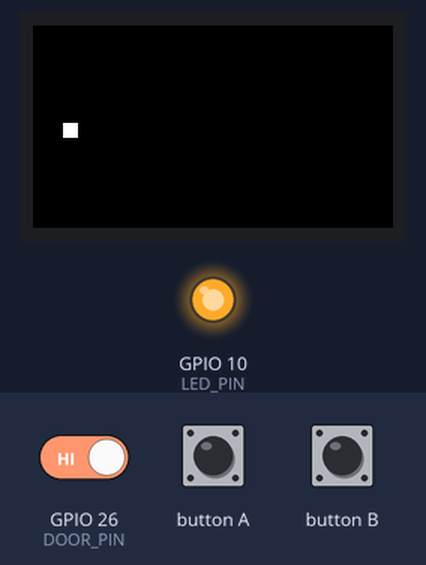
Bench run of a sketch on a simulated ESP32. Parts: 240×135 colour display, output pins drawn as LEDs (lit = HIGH). Dashed ring = blinking. The test bench sets the inputs (shaded band); at power-on: GPIO 26 (DOOR_PIN) HIGH. WiFi joins after 1.5 s; servers stay silent unless stated.

Above: at 2.9 s.
3.0 s: button B pressed for 3.2 s
At 6.9 s:
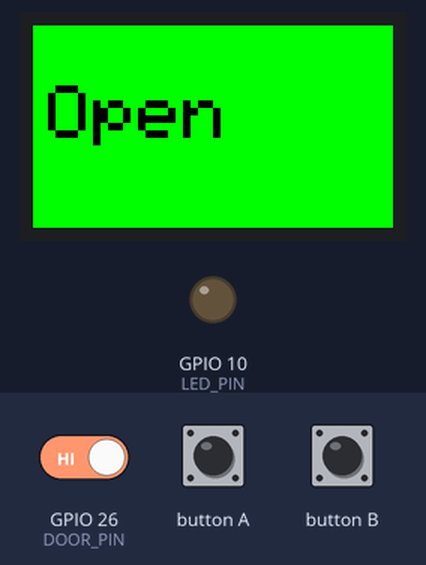
7.7 s: button A pressed for 1.25 s
At 8.6 s:
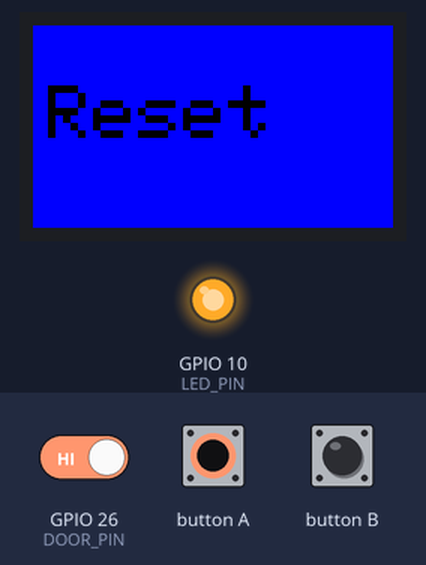
11.5 s: GPIO 26 (DOOR_PIN) driven LOW
At 13.0 s:
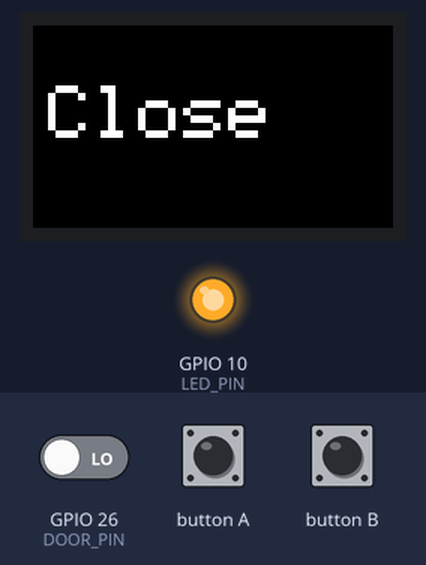
13.5 s: button A pressed for 1.25 s
At 14.7 s:
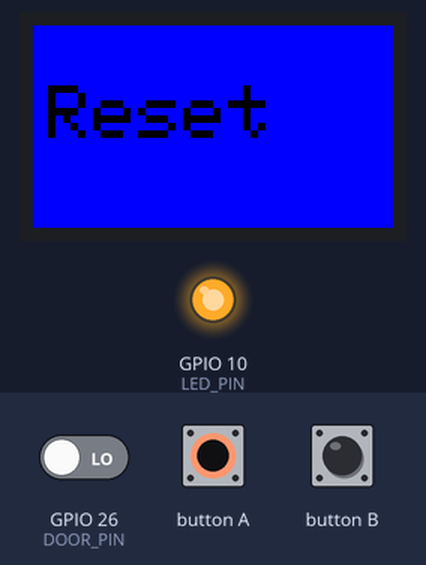
17.7 s: GPIO 26 (DOOR_PIN) driven HIGH
At 19.2 s:
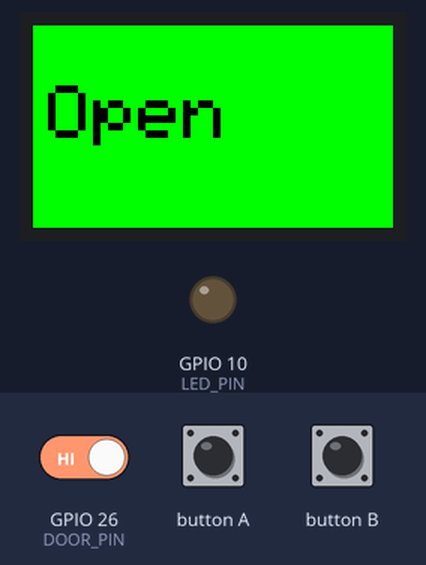
19.8 s: button A pressed for 3.2 s
At 25.3 s:
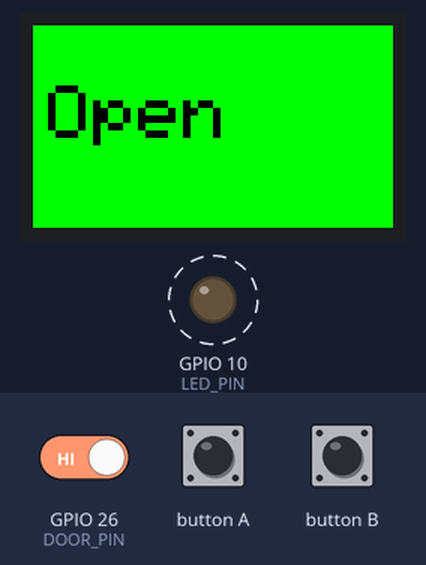
Timing chart, 0 to 26.8 s (numbered marks = the images above; inputs shaded):
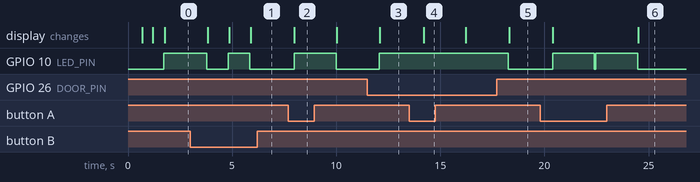

The sketch:

Observer.ino
```cpp
#include <Arduino.h>
#include "M5StickCPlus.h"
#include <WiFiClientSecure.h>
/*
When this code write to M5Stick, remove GND pin from M5Stick.
Then Err won't occurred
*/
//LED of M5StickC voltage is opposite to M5Stack
const char* ssid     = "";//<-- WiFi SSID
const char* password = "";//<-- WiFi Password
const char* host     = "notify-api.line.me";
const char* token    = "";//<-- LINENotifyToken
#define DOOR_TIME 12 //hour
#define LED_PIN 10
#define DOOR_PIN 26

boolean line_notify(String msg) {
  WiFiClientSecure client;
  client.setInsecure();
  if(!client.connect(host, 443)) {
    Serial.println("connect error!");
    return false;
  }
  String query = String("message=") + msg;
  String request = String("")
              + "POST /api/notify HTTP/1.1\r\n"
              + "Host: " + host + "\r\n"
              + "Authorization: Bearer " + token + "\r\n"
              + "Content-Length: " + String(query.length()) +  "\r\n"
              + "Content-Type: application/x-www-form-urlencoded\r\n\r\n"
              + query + "\r\n";
  client.print(request);
  return true;
}

int starttime;
int dtime=DOOR_TIME*3600*1000;
int dflag=2;
int deb=30*1000;
void setup() {
    M5.begin();
    M5.Lcd.setRotation(3);
    pinMode(DOOR_PIN, INPUT_PULLUP);
    pinMode(LED_PIN,OUTPUT);
    M5.Lcd.fillScreen(BLACK);
    //wifi
    M5.Lcd.printf("WIFI START:%s ", ssid);
    WiFi.begin(ssid, password);
    while (WiFi.status() != WL_CONNECTED) {
        delay(500);
        M5.Lcd.println(".");
    }
    M5.Lcd.print(" - READY");
    starttime=millis();
    M5.Lcd.fillScreen(BLACK);
    M5.Lcd.setTextColor(WHITE);
    M5.Lcd.setTextSize(3);
    M5.Lcd.println("Standby");
    //For debug
    //dtime=deb;
}

void loop(){
    M5.update();
    if(millis()-starttime>dtime){
        digitalWrite(LED_PIN, LOW);
        String lm=DOOR_TIME+String("時間反応がありませんでした。確認して下さい。");
        line_notify(lm);
        M5.Beep.beep();
        delay(1000);
        M5.Beep.mute();
        starttime=millis();
    }
    if(M5.BtnB.isPressed()) {
        dflag++;
    }
    if(dflag%2==1&&digitalRead(DOOR_PIN)==1){
        digitalWrite(LED_PIN, LOW);
        M5.Lcd.fillScreen(GREEN);
        M5.Lcd.setCursor(10,40);
        M5.Lcd.setTextColor(BLACK);
        M5.Lcd.setTextSize(5);
        M5.Lcd.print("Open");
    }else if(dflag%2==1){
        digitalWrite(LED_PIN, HIGH);
        M5.Lcd.fillScreen(BLACK);
        M5.Lcd.setCursor(10,40);
        M5.Lcd.setTextColor(WHITE);
        M5.Lcd.setTextSize(5);
        M5.Lcd.print("Close");
    }else{
        digitalWrite(LED_PIN, HIGH);
        M5.Lcd.fillScreen(BLACK);
        M5.Lcd.setCursor(10,40);
        M5.Lcd.setTextColor(WHITE);
        M5.Lcd.setTextSize(5);
        M5.Lcd.print(".");
    }
    if(digitalRead(DOOR_PIN)==1){
        starttime=millis();
    }
    if(M5.BtnA.isPressed()) {
        M5.Lcd.fillScreen(BLUE);
        M5.Lcd.setCursor(10,40);
        M5.Lcd.setTextColor(BLACK);
        M5.Lcd.setTextSize(5);
        M5.Lcd.print("Reset");
        starttime=millis();
        digitalWrite(LED_PIN, HIGH);
        delay(1000);
    }
    delay(1000);
}
```

Measured:
- after the input at 3.0 s, GPIO 10 (LED_PIN): HIGH → LOW after 0.79 s, → HIGH 1.0 s later, → LOW 1.0 s later; the display: changes after 0.82 s (image 1)
- after the input at 7.7 s, GPIO 10 (LED_PIN): LOW → HIGH after 0.29 s, → LOW 2.0 s later; the display: changes after 0.29 s (image 2)
- after the input at 11.5 s, GPIO 10 (LED_PIN): LOW → HIGH after 0.56 s; the display: changes after 0.59 s (image 3)
- after the input at 13.5 s, the display: changes after 0.70 s (image 4)
- after the input at 17.7 s, GPIO 10 (LED_PIN): HIGH → LOW after 0.57 s; the display: changes after 0.60 s (image 5)
- after the input at 19.8 s, GPIO 10 (LED_PIN): alternates HIGH for 2.0 s and LOW for 0.07 s, starting after 0.60 s; the display: first changes after 0.60 s (image 6 shows a later state)
